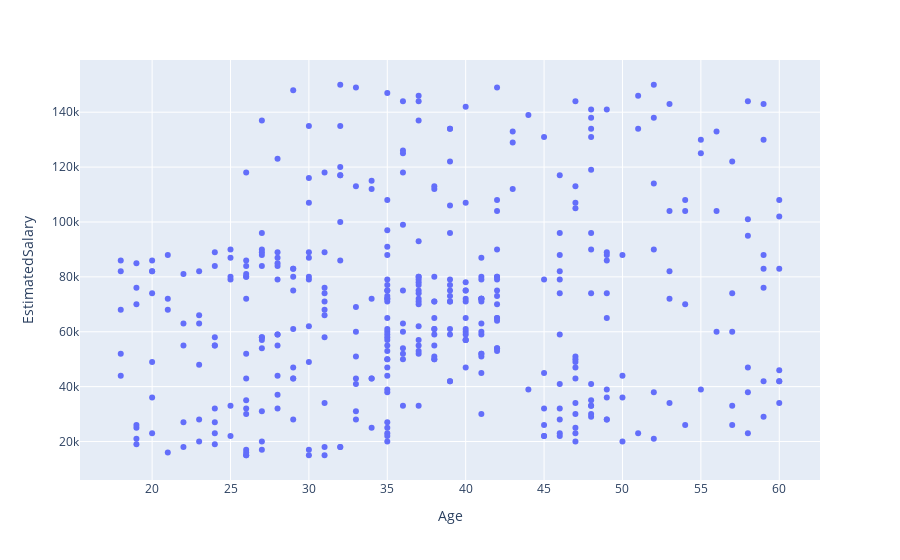

This figure's notebook cell:
### Code cell
df.plot(x="Age",y='EstimatedSalary',kind='scatter',)

### Figure 1 — Plotly figure (JSON) as saved in the notebook; plotly's stock layout.template omitted (floating-point values rounded to 4 significant figures; data arrays with more than 128 entries replaced by an {"elided": "..."} marker saying what was removed)
{"data": [{"hovertemplate": "Age=%{x}<br>EstimatedSalary=%{y}<extra></extra>", "legendgroup": "", "marker": {"color": "#636efa", "symbol": "circle"}, "mode": "markers", "name": "", "orientation": "v", "showlegend": false, "type": "scatter", "x": {"elided": "400 int values"}, "xaxis": "x", "y": {"elided": "400 int values"}, "yaxis": "y"}], "layout": {"legend": {"tracegroupgap": 0}, "margin": {"t": 60}, "xaxis": {"anchor": "y", "domain": [0, 1], "title": {"text": "Age"}}, "yaxis": {"anchor": "x", "domain": [0, 1], "title": {"text": "EstimatedSalary"}}}}
